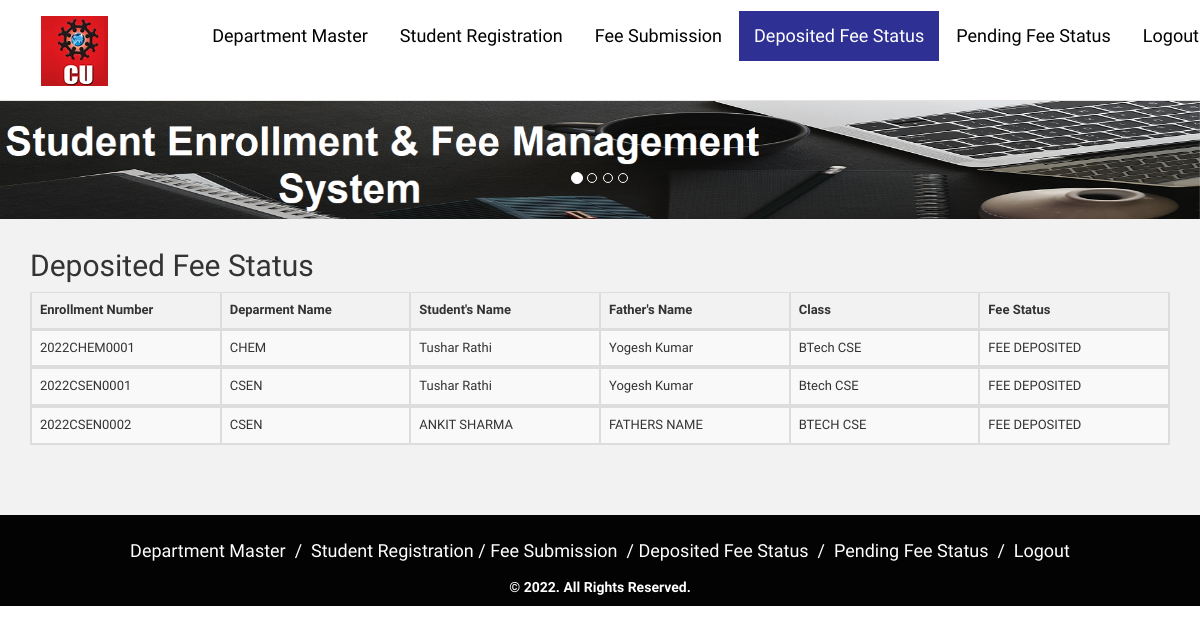
Page /feedetails.php (signed in) on the committed database.
### tables this page shows
CREATE TABLE `tblstudent_info` (
  `idno` int(11) NOT NULL AUTO_INCREMENT,
  `id` int(12) NOT NULL,
  `EnrollmentNo` varchar(13) NOT NULL,
  `DeptName` varchar(50) NOT NULL,
  `StudentName` varchar(20) NOT NULL,
  `FatherName` varchar(20) NOT NULL,
  `YClass` varchar(20) NOT NULL,
  `YEMail` varchar(50) NOT NULL,
  `ContactNumber` varchar(10) DEFAULT NULL,
  `YAddress` varchar(100) NOT NULL,
  `YState` varchar(30) NOT NULL,
  `YGender` varchar(6) NOT NULL,
  `FeeSubmitted` char(1) NOT NULL,
  `YearS` varchar(4) NOT NULL,
  UNIQUE KEY `idno` (`idno`)
);

### feedetails.php (the view, shortened to what this page needs)
<!doctype html>
<html>
<head>
    <link rel="stylesheet" href="css/bootstrap.min.css" type="text/css">
    <link rel="stylesheet" href="https://maxcdn.bootstrapcdn.com/bootstrap/3.4.1/css/bootstrap.min.css">
    <link rel="stylesheet" type="text/css" href="fonts/css/font-awesome.css">
    <link rel="stylesheet" href="css/style.css" type="text/css">
    <link rel="stylesheet" href="css/tablestyle.css" type="text/css">
</head>
<?php
$servername = "localhost";
$username = "root";
$password = "";
$dbname = "dbproject";
$conn = mysqli_connect($servername, $username, $password, $dbname);
$sql1 = "SELECT * FROM tblstudent_info WHERE FeeSubmitted='Y' ORDER BY DeptName, EnrollmentNo";
$result1 = $conn->query($sql1);
?>
<body>
    <nav class="navbar navbar-inverse menu navbar-fixed-top ">
        <div class="container">
            <div class="navbar-header">
                <a class="navbar-brand" href="#"> <img src="images/Logo5.png"></a>
            </div>
            <div class="container">
                <div class="row">
                    <div class="collapse navbar-collapse" id="myNavbar">
                        <ul class="nav navbar-nav menu-title   navbar-right">
                            <li class=""><a href="deptmaster.php">Department Master</a></li>
                            <li class=""><a href="stdreg.php">Student Registration</a></li>
                            <li class=""><a href="stdfee.php">Fee Submission</a></li>
                            <li class="active"><a href="feedetails.php">Deposited Fee Status</a></li>
                            <li class=""><a href="pendingfee.php">Pending Fee Status</a></li>
                            <li class=""><a href="LogOut.php">Logout</a></li>
                        </ul>
                    </div>
                </div>
            </div>
        </div>
    </nav>
    <section class="jk-slider" id="top">
        <div id="carousel-example" class="carousel slide" data-ride="carousel">
            <ol class="carousel-indicators">
                <li data-target="#carousel-example" data-slide-to="0" class="active"></li>
                <li data-target="#carousel-example" data-slide-to="1"></li>
                <li data-target="#carousel-example" data-slide-to="2"></li>
                <li data-target="#carousel-example" data-slide-to="3"></li>
            </ol>
            <div class="carousel-inner">
                <div class="item active">
                    <a href="#"><img src="images/1.png" /></a>
                </div>
            </div>
        </div>
    </section>
    <section id="contact" style="padding-top: 10px;">
        <div class="container">
            <h2>Deposited Fee Status</h2>
            <table class="table table-bordered table-striped table-responsive-stack" id="tableOne">
                <thead class="thead-dark">
                    <tr>
                        <th>Enrollment Number</th>
                        <th>Deparment Name</th>
                        <th>Student's Name</th>
                        <th>Father's Name</th>
                        <th>Class</th>
                        <th>Fee Status</th>
                    </tr>
                </thead>
                <?php
                while($row1 = $result1->fetch_assoc()) {
			    $Feestatus = "";
				$str11 = $row1["FeeSubmitted"];
				If($str11 == 'Y')
				{
				$Feestatus = "FEE DEPOSITED";
				}
                ?>
                <tbody>
                    <tr>
                        <td height>
                            <?php echo $row1["EnrollmentNo"]; ?>
                        </td>
                        <td height>
                            <?php echo $row1["DeptName"]; ?>
                        </td>
                        <td height>
                            <?php echo $row1["StudentName"]; ?>
                        </td>
                        <td height>
                            <?php echo $row1["FatherName"]; ?>
                        </td>
                        <td height>
                            <?php echo $row1["YClass"]; ?>
                        </td>
                        <td height>
                            <?php echo $Feestatus;?>
                        </td>
                    </tr>
                    <?php
                    }
                    ?>
                </tbody>
            </table>
        </div>
    </section>
    <footer id="footer" class="footer">
        <div class="container">
            <div class="row text-center">
                <div class="col-sm-12">
                    <h4><a href="deptmaster.php"><span style="color: white; ">Department Master</span></a> &nbsp;/&nbsp; <a href="stdreg.php"><span style="color: white; ">Student Registration</span></a>&nbsp;/&nbsp;<a href="stdfee.php"><span style="color: white; ">Fee Submission</span></a> &nbsp;/&nbsp;<a href="feedetails.php"><span style="color: white; ">Deposited Fee Status</span></a> &nbsp;/&nbsp; <a href="pendingfee.php"><span style="color: white; ">Pending Fee Status</span></a> &nbsp;/&nbsp; <a href="LogOut.php"><span style="color: white; ">Logout</span></a></h4>
                </div>
            </div>
        </div>
        <div class="container">
            <div class="row text-center">
                <h5 style="color: white; font-weight: bold;">© 2022. All Rights Reserved.</h5>
            </div>
        </div>
    </footer>
</body>
</html>

### css/style.css (style rules this page uses)
body { margin: 0 !important; padding: 0 !important; width: 100%; height:auto; font-size:13px; position: relative; font-family: 'PT Sans', sans-serif; overflow-x: hidden; }
.navbar-brand { float: left; padding: 0px 15px 80px; font-size: 18px; line-height: 20px; }
footer { background: #030303 !important; color: white; }
footer { padding-top: 16px; }
.menu { margin-top: 0px; border-bottom: 1px solid #e6e2e2; background-color: #fff; padding: 10px; }
.navbar-brand>img { display: block; padding: 6px 11px; }
.navbar-inverse .navbar-nav>.active>a, .navbar-inverse .navbar-nav>.active>a:focus, .navbar-inverse .navbar-nav>.active>a:hover { color: #fff !important; background-color: #2e3094; }
.menu-title li a { color: #000 !important; font-size: 18px; margin: 1px; }
section#contact { background-color: #f2f2f2; padding-top: 70px; padding-bottom: 50px; }
.jk-slider { width:100%; }
.jk-slider { width: 100%; padding-top:93px; }

### css/tablestyle.css (style rules this page uses)
.table-responsive-stack tr { display: -webkit-box; display: -ms-flexbox; display: flex; -webkit-box-orient: horizontal; -webkit-box-direction: normal; -ms-flex-direction: row; flex-direction: row; }
.table-responsive-stack td, .table-responsive-stack th { display: block; -ms-flex: 1 1 auto; flex: 1 1 auto; }

### rows in the picture
tblstudent_info: EnrollmentNo "2022CHEM0001", DeptName "CHEM", StudentName "Tushar Rathi", FatherName "Yogesh Kumar", YClass "BTech CSE", FeeSubmitted "FEE DEPOSITED"
tblstudent_info: EnrollmentNo "2022CSEN0001", DeptName "CSEN", StudentName "Tushar Rathi", FatherName "Yogesh Kumar", YClass "Btech CSE", FeeSubmitted "FEE DEPOSITED"
tblstudent_info: EnrollmentNo "2022CSEN0002", DeptName "CSEN", StudentName "ANKIT SHARMA", FatherName "FATHERS NAME", YClass "BTECH CSE", FeeSubmitted "FEE DEPOSITED"
